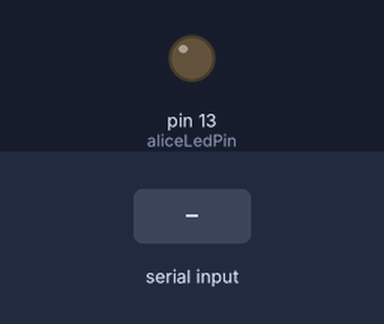
This sketch was run on a simulated Arduino Uno, built with avr-gcc and run on an emulated ATmega328P. Parts: output pins drawn as LEDs (lit = HIGH). The test bench sets the inputs (shaded band). What the sketch prints to the serial monitor is not drawn.

Above: at 1.2 s.
1.3 s: "1" received over Serial
At 1.6 s:
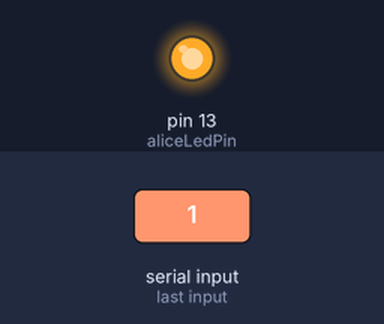
Timing chart, 0 to 4.3 s (numbered marks = the images above; inputs shaded):
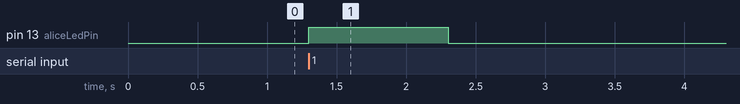

Measured:
- after the input at 1.3 s, pin 13 (aliceLedPin): LOW → HIGH at once, → LOW 1.0 s later

The sketch:

3-Arduino-Luxcrypt.ino
```cpp
// LuxCrypt Physical Simulator: Alice & Bob Handshake
const int aliceLedPin = 13;   // Alice's Transmitter
const int bobLdrPin = A0;     // Bob's Receiver

void setup() {
  Serial.begin(9600);         // Must match Python's 9600 speed
  pinMode(aliceLedPin, OUTPUT);
  digitalWrite(aliceLedPin, LOW);
}

void loop() {
  // 1. Wait for Python to send a '1' (Quantum Bit detected)
  if (Serial.available() > 0) {
    char command = Serial.read();

    if (command == '1') {
      // 2. Alice fires her LED pulse
      digitalWrite(aliceLedPin, HIGH);

      // 3. Small delay so the LDR has time to react to the light
      delay(1000);

      // 4. Bob measures the light level
      int lightLevel = analogRead(bobLdrPin);

      // 5. Alice turns off the LED
      digitalWrite(aliceLedPin, LOW);

      // 6. Send the "Evidence" back to Python to verify the key
      Serial.println(lightLevel);
    }
  }
}
```
